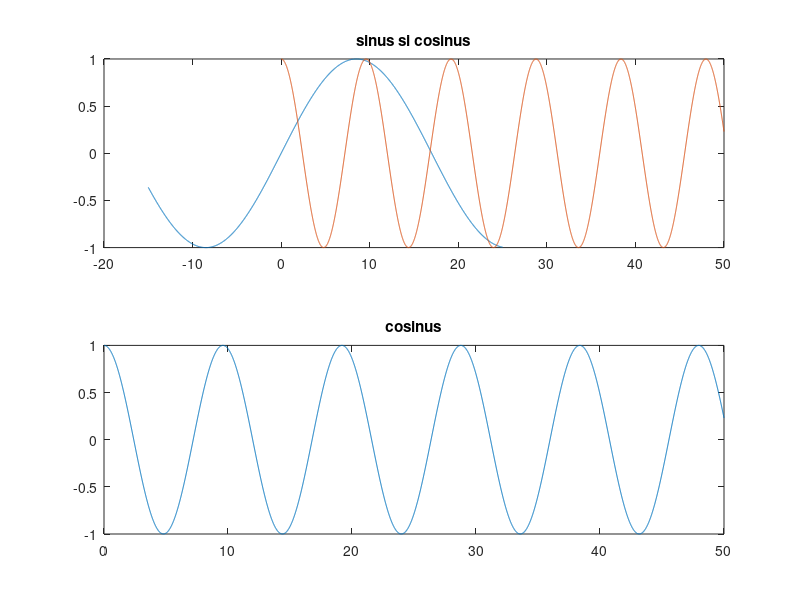

The MATLAB source for this figure:
n1=-15:0.01:25;
n2=0:0.01:50;
x=sin(pi*n1/17);
subplot(2,1,1);
plot(n1,x)
hold on;
x=cos(pi*n2/sqrt(23));
plot(n2,x),title('sinus si cosinus')
hold off;
subplot(2,1,2)
plot(n2,x),title('cosinus')